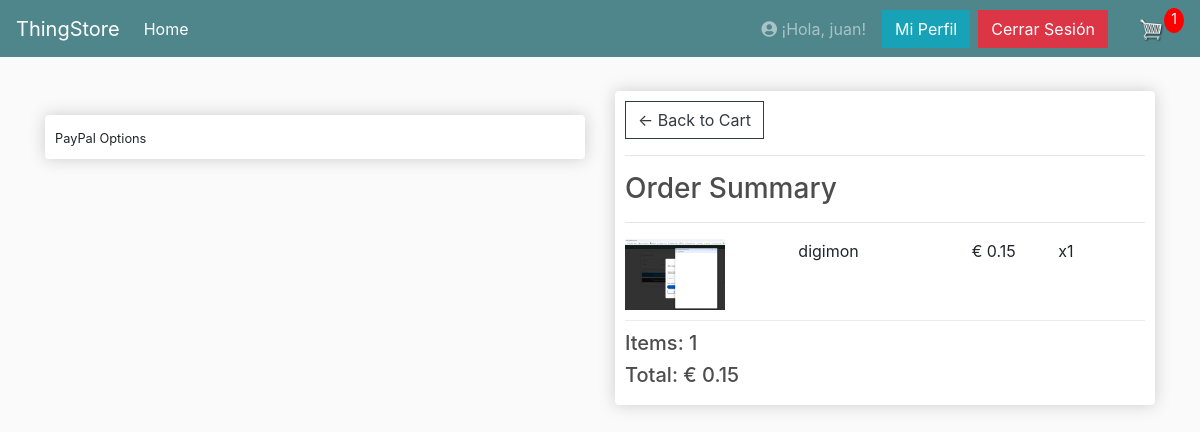
/checkout/ (signed in), run on an earlier commit of the app's database.
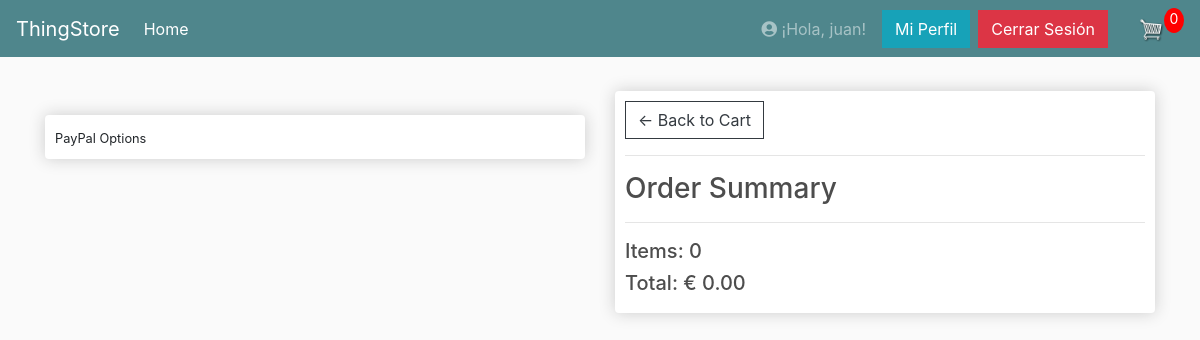
And on a later commit of the database.
### store/models.py (models this page shows, shortened)
class OrderItem(models.Model):
    product = models.ForeignKey(Product, on_delete=models.SET_NULL, null=True)
    order = models.ForeignKey(Order, on_delete=models.CASCADE)
    quantity = models.IntegerField(default=0, null=True, blank=True)
    date_added = models.DateTimeField(auto_now_add=True)
    download_token = models.UUIDField(default=uuid.uuid4, editable=False, unique=True, null=True, blank=True)
    @property
    def get_total(self):
        if self.product:
            total = self.product.price * self.quantity
            return total
        return Decimal('0.00')  # Devuelve 0 si no hay producto

class Product(models.Model):
    name = models.CharField(max_length=200)
    price = models.DecimalField(max_digits=10, decimal_places=2) # Cambiado de FloatField a DecimalField
    digital = models.BooleanField(default=False, null=True, blank=True)
    image = models.ImageField(null=True, blank=True, upload_to='product_images/')
    digital_file = models.FileField(upload_to='digital_products/', null=True, blank=True) # Campo para el archivo descargable
    @property
    def imageURL(self):
        try:
            url = self.image.url
        except ValueError: # Capturar ValueError si no hay archivo (en vez de un 'except' genérico)
            url = ''
        return url

class Order(models.Model):
    customer = models.ForeignKey(Customer, null=True, blank=True, on_delete=models.SET_NULL)
    date_ordered = models.DateTimeField(auto_now_add=True, null=True, blank=True)
    complete = models.BooleanField(default=False, verbose_name="PAYMENT COMPLETED")
    transaction_id = models.CharField(max_length=100, null=True)
    is_processed = models.BooleanField(default=False, verbose_name="PEDIDO GESTIONADO")
    guest_access_token = models.UUIDField(null=True, blank=True, unique=True)
    @property
    def shipping(self):
        shipping = False
        orderitems = self.orderitem_set.all()
        for i in orderitems:
            if not i.product.digital:
                shipping = True
                break # Una vez que encontramos uno que requiere envío, podemos parar
        return shipping
    @property
    def get_cart_total(self):
        orderitems = self.orderitem_set.all()
        total = sum([item.get_total for item in orderitems])
        return total
    @property
    def get_cart_items(self):
        orderitems = self.orderitem_set.all()
        total = sum([item.quantity for item in orderitems])
        return total

### store/views.py (the view)
# urls.py: path('checkout/', views.checkout, name="checkout"),
def checkout(request):
    data = cartData(request)
    cartItems = data['cartItems']
    order = data['order']
    items = data['items']
    context = {'items': items, 'order': order, 'cartItems': cartItems}
    return render(request, 'store/checkout.html', context)

### store/templates/store/checkout.html (shortened to what this page needs)
{% extends 'store/main.html' %}
{% load static %}
{% block content %}
     <div class="row">
		<div class="col-lg-6">
            <br>
            <div class="box-element hidden" id="payment-info">
                <small>PayPal Options</small>
            </div>
		</div>
		<div class="col-lg-6">
			<div class="box-element">
                <a class="btn btn-outline-dark" href="{% url 'cart' %}">&#x2190; Back to Cart</a>
                <hr>
                <h3>Order Summary</h3>
                <hr>
				{% for item in items %}
					<div class="cart-row">
						<div style="flex:2"><img class="row-image" src="{{item.product.imageURL}}"></div>
						<div style="flex:2"><p>{{item.product.name}}</p></div>
						<div style="flex:1"><p>€ {{item.product.price|floatformat:2}}</p></div>
						<div style="flex:1"><p>x{{item.quantity}}</p></div>
					</div>
				{% endfor %}
				<h5>Items:   {{order.get_cart_items}}</h5>
				<h5>Total:   € {{order.get_cart_total|floatformat:2}}</h5>
			</div>
		</div>
	</div>
{% endblock content %}

### store/templates/store/main.html (shortened to what this page needs)
<!DOCTYPE html>
{% load static %}
<html>
<head>
	<link rel="stylesheet" href="https://stackpath.bootstrapcdn.com/bootstrap/4.4.1/css/bootstrap.min.css">
	<link rel="stylesheet" type="text/css" href="{% static 'css/main.css' %}">
	<link rel="stylesheet" href="https://cdnjs.cloudflare.com/ajax/libs/font-awesome/5.15.4/css/all.min.css" />
</head>
<body>
	<nav class="navbar navbar-expand-lg navbar-dark bg-dark">
	  <a class="navbar-brand" href="{% url 'store' %}">ThingStore</a>
	  <div class="collapse navbar-collapse" id="navbarSupportedContent">
	    <ul class="navbar-nav mr-auto">
	      <li class="nav-item active">
	        <a class="nav-link" href="{% url 'store' %}">Home <span class="sr-only">(current)</span></a>
	      </li>
	    </ul>
			<div class="form-inline my-2 my-lg-0">
				{% if not user.is_authenticated %}
				   <a href="{% url 'login' %}" class="btn btn-warning">Login</a>
				{% else %}
				   <span class="navbar-text mr-3">
					 <i class="fas fa-user-circle"></i> ¡Hola, {{ user.username }}!
				   </span>
				   <a href="{% url 'profile' %}" class="btn btn-info mr-2">Mi Perfil</a>
				   <form action="{% url 'logout' %}" method="post" style="display: inline;">
					  <button type="submit" class="btn btn-danger mr-3">Cerrar Sesión</button>
				   </form>
				{% endif %}
				   <a href="{% url 'cart' %}">
					  <img  id="cart-icon" src="{% static 'images/cart.png' %}">
				   </a>
				   <p id="cart-total">{{cartItems}}</p>
			</div>
	  </div>
	</nav>
     <div class="container">
            <br>
            {% block content %}
            {% endblock content %}
         </div>
</body>
</html>

What changed in the data, as far as the page shows it:
removed OrderItem: product.imageURL (picture), product.name "digimon", product.price "0.15", quantity "1"
removed Order: get_cart_items "1", get_cart_total "0.15"
added Order: get_cart_items "0", get_cart_total "0.00"
Also different on the page:
{{ cartItems }}: "1" → "0"
